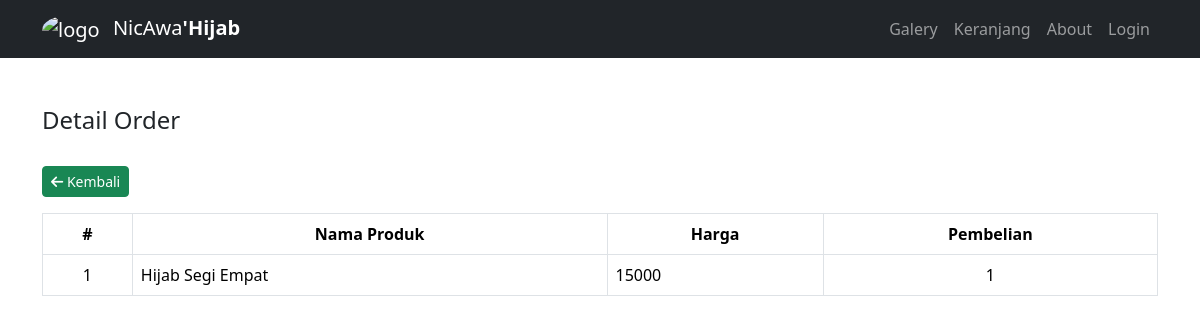
Screenshot of /detail_order.php?id_order=2 with the database file from the repository.
### tables this page shows
CREATE TABLE `tb_detail_order` (
  `id_detail` int(11) NOT NULL,
  `id_order` int(11) NOT NULL,
  `id_produk` int(11) NOT NULL,
  `pembelian` int(11) NOT NULL
);

CREATE TABLE `tb_produk` (
  `id` int(10) UNSIGNED NOT NULL,
  `nama_produk` varchar(50) NOT NULL,
  `harga` float NOT NULL,
  `stok` int(11) NOT NULL
);

### detail_order.php (the view, shortened to what this page needs)
<?php
require_once 'koneksi.php';
require_once 'header.php';
?>
<div class="container mt-5">
  <h4>Detail Order</h4>
  <br>
  <a href="laporan.php">
    <button class="btn btn-success btn-sm">
      <i class="fa fa-arrow-left"></i> Kembali
    </button>
  </a>
  <table class="table table-bordered mt-3">
    <thead align="center">
      <tr>
        <th>#</th>
        <th>Nama Produk</th>
        <th>Harga</th>
        <th>Pembelian</th>
      </tr>
    </thead>
    <tbody>
    <?php
    $query = mysqli_query($conn, "SELECT * FROM `tb_detail_order` INNER JOIN tb_produk ON tb_detail_order.id_produk = tb_produk.id WHERE id_order = '$_GET[id_order]'");
    $no = 1;
    while($detail = $query->fetch_assoc()) :
    ?>
      <tr>
        <td align="center"><?= $no++; ?></td>
        <td><?= $detail['nama_produk']; ?></td>
        <td><?= $detail['harga']; ?></td>
        <td align="center"><?= $detail['pembelian']; ?></td>
      </tr>
    <?php endwhile; ?>
    </tbody>
  </table>
</div>

### rows the page displays
tb_detail_order: id_produk.nama_produk "Hijab Segi Empat", id_produk.harga "15000", pembelian "1"
